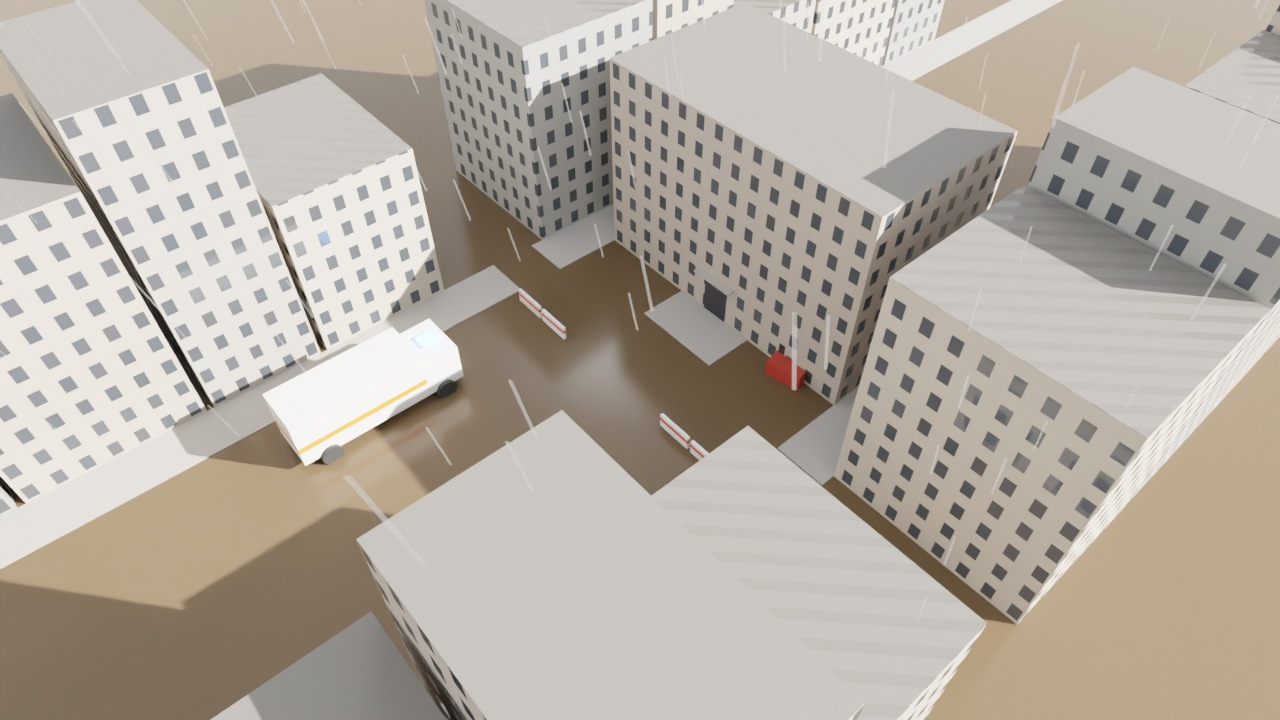
#> input picture cad/output/film/stills/1A.jpg, 1280 x 720 px
$ python -i post.py   (imports and definitions only)
#> lines starting #> are read from the running program, lines starting #| are printed output that depends on the picture
"""Post: captions, titles, dimension lines, end card; 12 -> 24 fps interpolation; mux soundtrack.

    python anim/blender/post.py            -> output/film/AKORA_tanitim_filmi.mp4
    python anim/blender/post.py preview N  -> one composited frame for checking
"""
import glob
import json
import os
import subprocess
import sys

from PIL import Image, ImageDraw, ImageFilter, ImageFont

HERE = os.path.dirname(os.path.abspath(__file__))
ROOT = os.path.dirname(os.path.dirname(HERE))
FILM = os.path.join(ROOT, "output", "film")
FRAMES = os.path.join(FILM, "frames")
COMP = os.path.join(FILM, "comp")
FPS, N = 12, 1380
W, H = 1280, 720
F = "/usr/share/fonts/truetype/dejavu/DejaVuSans.ttf"
FB = "/usr/share/fonts/truetype/dejavu/DejaVuSans-Bold.ttf"
ORANGE = (242, 92, 10)
SCENES = [(0, 12, "01", "Afet senaryosu"), (12, 25, "02", "AKORA"), (25, 50, "03", "Açılım mekanizması"),
          (50, 65, "04", "Ölçüler"), (65, 85, "05", "Güvenli tahliye"), (85, 100, "06", "Kapanma"), (100, 111, "07", "AKORA")]


def font(p, s):
    return ImageFont.truetype(p, s)


# [11 lines left out: function wrap, not called in this run]


def fade(t, a, b, f=0.4):
    return max(0.0, min(1.0, (t - a) / f, (b - t) / f))


class Post:
    def __init__(self):
        self.caps = json.load(open(os.path.join(FILM, "audio", "captions.json"), encoding="utf-8"))
        self.dims = {}
        for p in glob.glob(os.path.join(FILM, "overlay_*.json")):
            self.dims.update({int(k): v for k, v in json.load(open(p)).items()})
        self.fc, self.fs, self.flogo, self.fsc = font(F, 23), font(FB, 15), font(FB, 30), font(F, 15)

    # [77 lines left out: functions compose, end_card, not called in this run]


USER_VIDEO = os.environ.get("AKORA_USER_VIDEO", os.path.join(ROOT, "reference", "akora_kullanici_animasyonu.mp4"))
# product shots taken from the designer's own animation: (film t0, film t1, source t0, source t1)
INSERTS = [  # (film t0, film t1, source t0, source t1, smooth) - smooth=True: motion-interpolated slow motion
    (12.0, 15.15, 0.0, 1.70, False), (15.15, 16.0, 10.45, 10.9, False),          # 2A closed robot
    (16.0, 19.0, 9.0, 10.4, False),                                             # 2B track close-up
    (100.0, 102.6, 2.0, 3.7, False), (102.6, 104.5, 6.75, 8.0, False), (104.5, 106.0, 8.0, 9.0, False),  # 7A
    (106.0, 111.0, 4.0, 5.6, True),                                             # 7B walk over the deck
]
FPS_OUT = 24


# [40 lines left out: function assemble, not called in this run]


DUR_OUT = 115.0


# [19 lines left out: function main, not called in this run]


# [2 lines not run here, left out]

>>> import cv2
>>> picture = cv2.imread('../../output/film/stills/1A.jpg', cv2.IMREAD_GRAYSCALE)
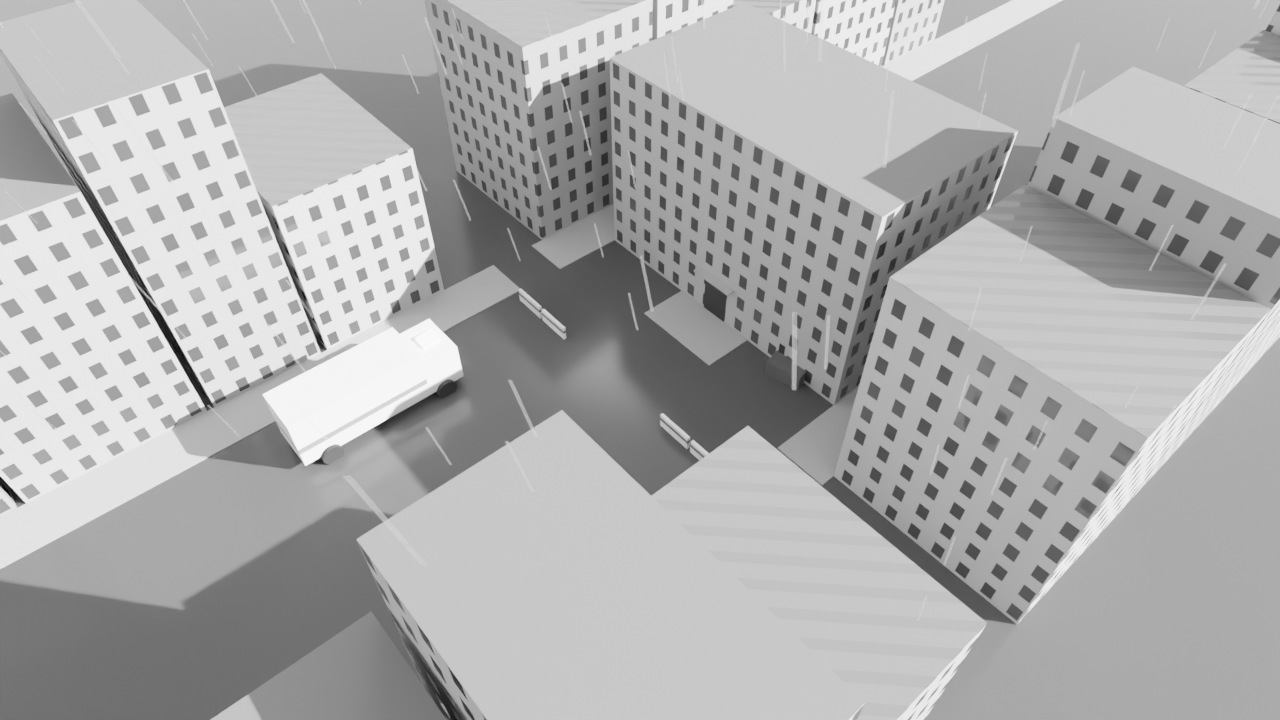
#> picture: shape (720, 1280); min 3, max 252, mean 173.8
#> (the run stopped early here; a loop or call above may not have finished)
